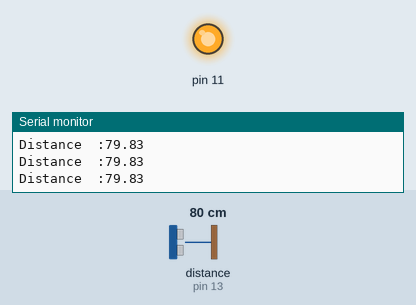
A sketch run on a simulated Arduino Uno, built with avr-gcc and run on an emulated ATmega328P. Shown: output pins drawn as LEDs (lit = HIGH), the last lines printed to the serial monitor. Wiring (inferred from the names in the program): ultrasonic range finder: trigger pin 12; echo pin 13. The test bench sets the inputs (shaded band); at power-on: distance to the obstacle (sensor on pin 13) 80 cm. The echo pulse lasts 58.3 µs per cm; pins used as bus, display or sensor lines are not drawn.

Above: at 1.2 s.
1.3 s: distance to the obstacle (sensor on pin 13) set to 12 cm
4.3 s: distance to the obstacle (sensor on pin 13) set to 9 cm
At 4.6 s:
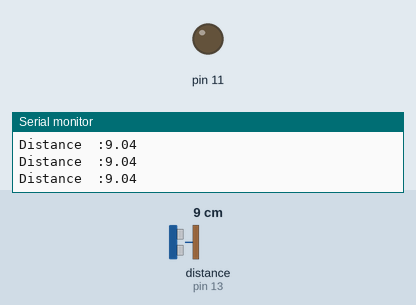
Timing chart, 0 to 7.3 s (numbered marks = the images above; inputs shaded):
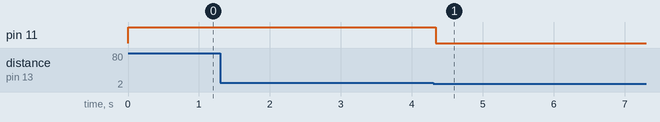

Measured:
- the behaviour switches between 11 and 10 cm on distance to the obstacle (sensor on pin 13) (found by bisection; images 0 and 1)
- after the input at 4.3 s, pin 11: HIGH → LOW at once

The sketch:

obstacle_detector.ino
```cpp
#define trigPin 12
#define echoPin 13
void setup()
{
Serial.begin(9600);
pinMode(trigPin, OUTPUT);
pinMode(echoPin, INPUT);
pinMode(11, OUTPUT);
}
void loop()
{
  float duration, distance;
  digitalWrite(trigPin, LOW);
  delayMicroseconds(2);
  digitalWrite(trigPin, HIGH);
  delayMicroseconds(10);
 delayMicroseconds(10);
  digitalWrite(trigPin, LOW);
  duration = pulseIn(echoPin, HIGH);
  distance = (duration/2) / 29.1;
  Serial.print("Distance  :");
  Serial.println(distance);
//delay(1000);

if(distance < 10){
  digitalWrite(11,LOW);
}
else{
  digitalWrite(11,HIGH);
}

}
```
